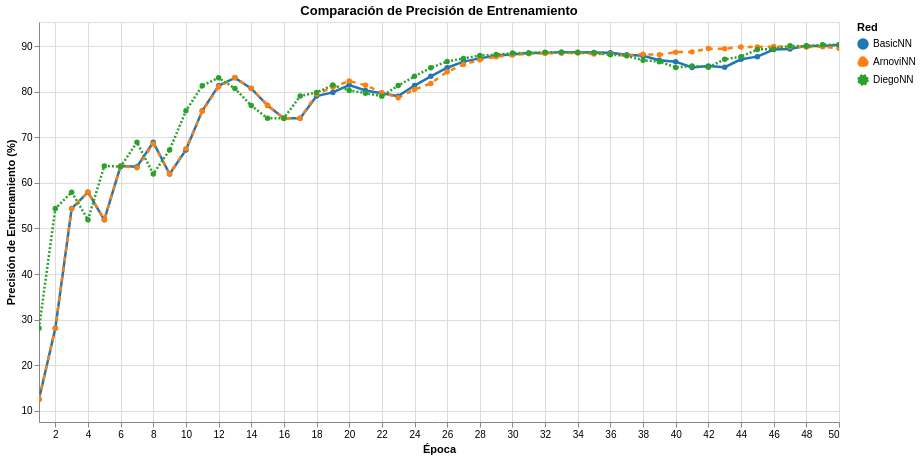

Notebook source saved alongside this figure:
### Markdown cell above
### 8.2 Comparación de Precisión de Entrenamiento

### Code cell
# Gráfico de comparación de precisión de entrenamiento
chart_acc = alt.Chart(df_accuracy).mark_line(point=True, size=2.5).encode(
    x=alt.X('Epoch:Q', title='Época', scale=alt.Scale(nice=False)),
    y=alt.Y('Accuracy (%):Q', title='Precisión de Entrenamiento (%)', 
            scale=alt.Scale(domain=[df_accuracy['Accuracy (%)'].min() - 5, 
                                   df_accuracy['Accuracy (%)'].max() + 5])),
    color=alt.Color('Network:N', title='Red',
                    scale=alt.Scale(domain=['BasicNN', 'ArnoviNN', 'DiegoNN'],
                                   range=['#1f77b4', '#ff7f0e', '#2ca02c'])),
    strokeDash=alt.StrokeDash('Network:N',
                             scale=alt.Scale(domain=['BasicNN', 'ArnoviNN', 'DiegoNN'],
                                           range=[[], [5, 5], [2, 2]])),
    tooltip=['Epoch:Q', 'Network:N', alt.Tooltip('Accuracy (%):Q', format='.2f')]
).properties(
    width=800,
    height=400,
    title='Comparación de Precisión de Entrenamiento'
).interactive()

chart_acc.show()
print("✓ Gráfico de comparación de precisión de entrenamiento mostrado")

### Figure 1 — Vega-Lite specification as saved in the notebook (floating-point values rounded to 4 significant figures; data arrays with more than 128 entries replaced by an {"elided": "..."} marker saying what was removed)
{"config": {"view": {"continuousWidth": 300, "continuousHeight": 300}}, "data": {"name": "data-07ccda530d289f3930e259c82f2e1557"}, "mark": {"type": "line", "point": true, "size": 2.5}, "encoding": {"color": {"field": "Network", "scale": {"domain": ["BasicNN", "ArnoviNN", "DiegoNN"], "range": ["#1f77b4", "#ff7f0e", "#2ca02c"]}, "title": "Red", "type": "nominal"}, "strokeDash": {"field": "Network", "scale": {"domain": ["BasicNN", "ArnoviNN", "DiegoNN"], "range": [[], [5, 5], [2, 2]]}, "type": "nominal"}, "tooltip": [{"field": "Epoch", "type": "quantitative"}, {"field": "Network", "type": "nominal"}, {"field": "Accuracy (%)", "format": ".2f", "type": "quantitative"}], "x": {"field": "Epoch", "scale": {"nice": false}, "title": "Época", "type": "quantitative"}, "y": {"field": "Accuracy (%)", "scale": {"domain": [7.527, 95.3]}, "title": "Precisión de Entrenamiento (%)", "type": "quantitative"}}, "height": 400, "params": [{"name": "param_1e9efca18e7a2868", "select": {"type": "interval", "encodings": ["x", "y"]}, "bind": "scales"}], "title": "Comparación de Precisión de Entrenamiento", "width": 800, "$schema": "https://vega.github.io/schema/vega-lite/v6.1.0.json", "datasets": {"data-07ccda530d289f3930e259c82f2e1557": {"elided": "150 records"}}}
